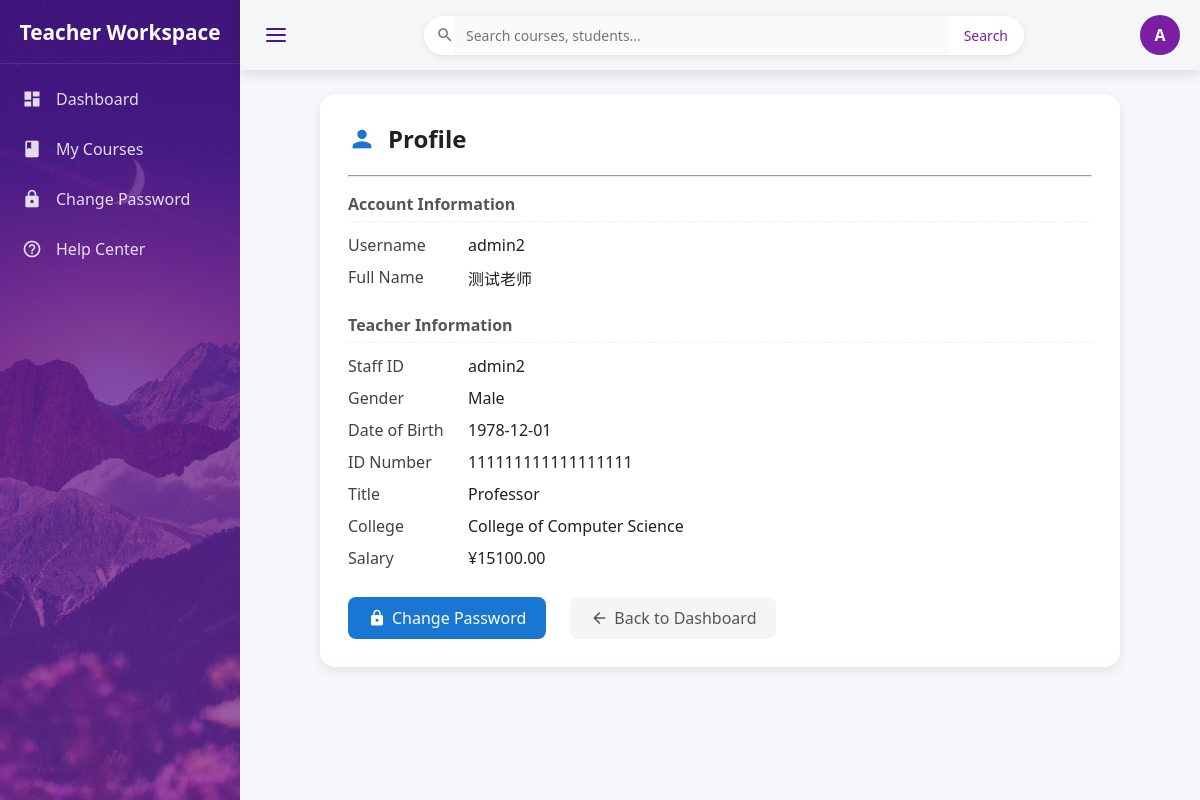
The app's page /profile (signed in) with its own data.
### tables this page shows
CREATE TABLE "teacher" (
	"teacher_id"	VARCHAR(20),
	"name"	VARCHAR(50) NOT NULL,
	"gender"	CHAR(1),
	"birth_date"	DATE,
	"salary"	DECIMAL(10, 2),
	"title"	VARCHAR(20),
	"college_id"	VARCHAR(20),
	"id_card"	CHAR(18) NOT NULL UNIQUE,
	PRIMARY KEY("teacher_id"),
	FOREIGN KEY("college_id") REFERENCES "college"("college_id")
);

CREATE TABLE "college" (
	"college_id"	VARCHAR(20),
	"college_name"	VARCHAR(50) NOT NULL,
	"address"	TEXT,
	"phone"	VARCHAR(20),
	PRIMARY KEY("college_id"),
	UNIQUE("college_name")
);

### app/main.py (the view)
@main_bp.route('/profile')
def profile():
    if 'username' not in session:
        return redirect(url_for('auth.login'))
    username = session['username']
    role = session.get('role', 'student')
    conn = get_db_connection()
    user_info = {'role': role, 'username': username}
    if role == 'student':
        data = conn.execute("""
            SELECT s.student_id, s.name, s.gender, s.birth_date, s.phone,
                   s.hometown, s.id_card, c.college_name, s.enrollment_year
            FROM student s
            JOIN college c ON s.college_id = c.college_id
            WHERE s.student_id = (SELECT user_id FROM account WHERE username = ?)
        """, (username,)).fetchone()
        if data:
            user_info.update(dict(data))
    elif role == 'teacher':
        data = conn.execute("""
            SELECT t.teacher_id, t.name, t.gender, t.birth_date, t.title,
                   t.id_card, t.salary, c.college_name
            FROM teacher t
            JOIN college c ON t.college_id = c.college_id
            WHERE t.teacher_id = (SELECT user_id FROM account WHERE username = ?)
        """, (username,)).fetchone()
        if data:
            user_info.update(dict(data))
    conn.close()
    conn.close()
    template = ''
    if role == 'student':
        template = 'student/profile.html'
    elif role == 'teacher':
        template = 'teacher/profile.html'
    else:  # 默认是管理员或其他角色
        template = 'admin/profile.html'
    return render_template(template, user=user_info)

### app/db.py (called while the page is built)
def get_db_connection():
    if 'db' not in g:
        g.db = sqlite3.connect(
            DATABASE,
            timeout=20.0,
            check_same_thread=False
        )
        g.db.row_factory = sqlite3.Row
        g.db.execute('PRAGMA foreign_keys = ON;')
    return g.db

### templates/teacher/profile.html (shortened to what this page needs)
{% extends "teacher/teacher_base.html" %}
{% block content %}
<div class="profile-card">
  <div class="profile-header">
    <i class="material-icons">person</i>
    <h2>Profile</h2>
  </div>
  <hr style="margin: 16px 0; border-color: #eee;">
  {% if user.role == 'admin' %}
    <div class="field-group">
      <div class="field-row">
        <span class="field-label">Username</span>
        <span class="field-value">{{ user.username }}</span>
      </div>
      <div class="field-row">
        <span class="field-label">Role</span>
        <span class="field-value">System Administrator</span>
      </div>
    </div>
    <p style="color: #666; font-style: italic;">💡 Administrators do not need to maintain personal profiles.</p>
  {% elif user.role == 'teacher' %}
    <div class="field-group">
      <h3>Account Information</h3>
      <div class="field-row">
        <span class="field-label">Username</span>
        <span class="field-value">{{ user.username }}</span>
      </div>
      <div class="field-row">
        <span class="field-label">Full Name</span>
        <span class="field-value {% if not user.name %}empty{% endif %}">{{ user.name or 'Not provided' }}</span>
      </div>
    </div>
    <div class="field-group">
      <h3>Teacher Information</h3>
      <div class="field-row">
        <span class="field-label">Staff ID</span>
        <span class="field-value {% if not user.teacher_id %}empty{% endif %}">{{ user.teacher_id or '—' }}</span>
      </div>
      <div class="field-row">
        <span class="field-label">Gender</span>
        <span class="field-value">
          {% if user.gender == 'M' %}Male
          {% elif user.gender == 'F' %}Female
          {% else %}<span class="empty">Unknown</span>{% endif %}
        </span>
      </div>
      <div class="field-row">
        <span class="field-label">Date of Birth</span>
        <span class="field-value {% if not user.birth_date %}empty{% endif %}">{{ user.birth_date or '—' }}</span>
      </div>
      <div class="field-row">
        <span class="field-label">ID Number</span>
        <span class="field-value {% if not user.id_card %}empty{% endif %}">{{ user.id_card or '—' }}</span>
      </div>
      <div class="field-row">
        <span class="field-label">Title</span>
        <span class="field-value {% if not user.title %}empty{% endif %}">{{ user.title or '—' }}</span>
      </div>
      <div class="field-row">
        <span class="field-label">College</span>
        <span class="field-value {% if not user.college_name %}empty{% endif %}">{{ user.college_name or '—' }}</span>
      </div>
      <div class="field-row">
        <span class="field-label">Salary</span>
        <span class="field-value {% if not user.salary %}empty{% endif %}">
          {% if user.salary %}¥{{ "%.2f"|format(user.salary) }}{% else %}—{% endif %}
        </span>
      </div>
    </div>
  {% endif %}
  <div class="action-buttons">
    <a href="{{ url_for('auth.change_password') }}" class="btn btn-primary">
      <i class="material-icons" style="font-size: 18px;">lock</i>
      Change Password
    </a>
    <a href="{{ url_for('main.dashboard') }}" class="btn btn-secondary">
      <i class="material-icons" style="font-size: 18px;">arrow_back</i>
      Back to Dashboard
    </a>
  </div>
</div>
{% endblock %}

### templates/teacher/profile.html (style rules this page uses)
.profile-card { background: white; border-radius: 16px; box-shadow: 0 4px 12px rgba(0, 0, 0, 0.08); padding: 28px; max-width: 800px; margin: 0 auto; }
.profile-header { display: flex; align-items: center; gap: 12px; margin-bottom: 20px; }
.profile-header i { font-size: 28px; color: #1976d2; }
.profile-header h2 { font-size: 24px; font-weight: 600; color: #212121; }
.field-group { margin-bottom: 24px; }
.field-group h3 { font-size: 16px; color: #555; margin-bottom: 12px; padding-bottom: 6px; border-bottom: 1px dashed #eee; }
.field-row { display: flex; margin-bottom: 10px; }
.field-label { width: 120px; font-weight: 500; color: #424242; flex-shrink: 0; }
.field-value { flex: 1; color: #212121; word-break: break-word; }
.btn { display: inline-flex; align-items: center; gap: 6px; padding: 10px 20px; border-radius: 8px; text-decoration: none; font-weight: 500; transition: all 0.2s ease; }
.btn-primary { background: #1976d2; color: white; }
.btn-secondary { background: #f5f5f5; color: #555; margin-left: 12px; }
.action-buttons { margin-top: 28px; display: flex; gap: 12px; flex-wrap: wrap; }

### records on screen
teacher: username "admin2", name "测试老师", teacher_id "admin2", birth_date "1978-12-01", id_card "111111111111111111", title "Professor", salary "15100.00"
college: college_name "College of Computer Science"

### other values on screen
{{ session.username|first|upper }} "A"
